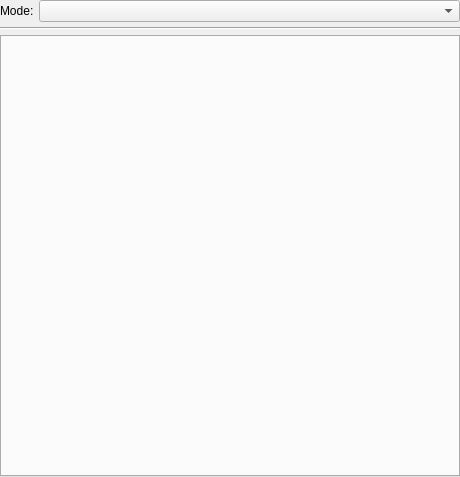
<?xml version="1.0" encoding="UTF-8"?>
<ui version="4.0">
 <class>HalftoneConfigWidget</class>
 <widget class="QWidget" name="HalftoneConfigWidget">
  <property name="geometry">
   <rect>
    <x>0</x>
    <y>0</y>
    <width>460</width>
    <height>477</height>
   </rect>
  </property>
  <property name="sizePolicy">
   <sizepolicy hsizetype="Expanding" vsizetype="Expanding">
    <horstretch>0</horstretch>
    <verstretch>0</verstretch>
   </sizepolicy>
  </property>
  <layout class="QVBoxLayout" name="verticalLayout" stretch="0,0,1">
   <property name="spacing">
    <number>5</number>
   </property>
   <property name="leftMargin">
    <number>0</number>
   </property>
   <property name="topMargin">
    <number>0</number>
   </property>
   <property name="rightMargin">
    <number>0</number>
   </property>
   <property name="bottomMargin">
    <number>0</number>
   </property>
   <item>
    <layout class="QFormLayout" name="formLayout">
     <property name="horizontalSpacing">
      <number>5</number>
     </property>
     <property name="verticalSpacing">
      <number>5</number>
     </property>
     <item row="0" column="0">
      <widget class="QLabel" name="labelMode">
       <property name="text">
        <string>Mode:</string>
       </property>
      </widget>
     </item>
     <item row="0" column="1">
      <widget class="QComboBox" name="comboBoxMode">
       <property name="sizePolicy">
        <sizepolicy hsizetype="Expanding" vsizetype="Fixed">
         <horstretch>0</horstretch>
         <verstretch>0</verstretch>
        </sizepolicy>
       </property>
      </widget>
     </item>
    </layout>
   </item>
   <item>
    <widget class="Line" name="line">
     <property name="orientation">
      <enum>Qt::Horizontal</enum>
     </property>
    </widget>
   </item>
   <item>
    <widget class="QTabWidget" name="tabWidgetChannels">
     <property name="tabShape">
      <enum>QTabWidget::Rounded</enum>
     </property>
     <property name="currentIndex">
      <number>-1</number>
     </property>
     <property name="usesScrollButtons">
      <bool>false</bool>
     </property>
     <property name="tabBarAutoHide">
      <bool>true</bool>
     </property>
    </widget>
   </item>
  </layout>
 </widget>
 <resources/>
 <connections/>
</ui>
